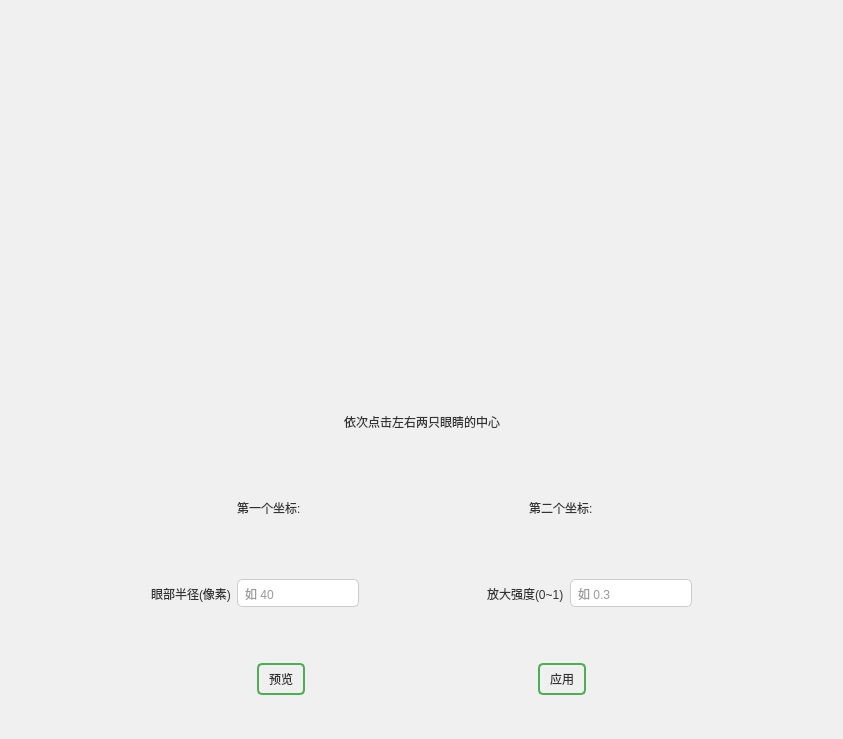
<?xml version="1.0" encoding="UTF-8"?>
<ui version="4.0">
 <class>eye</class>
 <widget class="QWidget" name="eye">
  <property name="geometry">
   <rect>
    <x>0</x>
    <y>0</y>
    <width>843</width>
    <height>739</height>
   </rect>
  </property>
  <property name="windowTitle">
   <string>Form</string>
  </property>
  <property name="styleSheet">
   <string notr="true">/* QPushButton 样式 */
QPushButton {
    background-color: #4CAF50; /* 按钮背景颜色 */
    color: white; /* 文本颜色 */
    border: 2px solid #4CAF50; /* 边框样式 */
    border-radius: 5px; /* 圆角半径 */
    padding: 5px 10px; /* 内边距 */
}

QPushButton:hover {
    background-color: #45a049; /* 鼠标悬停时的背景颜色 */
}

/* QSpacerItem 样式 */
QSpacerItem {
    /* 通常无需样式，仅用于占位 */

}

/* QWidget 样式 */
QWidget {
    background-color: #f0f0f0; /* 背景颜色 */
    color: #333; /* 文本颜色 */
}

/* QLineEdit 样式 */
QLineEdit {
    background-color: #ffffff; /* 设置背景颜色为白色 */
    border: 1px solid #ccc; /* 边框样式 */
    border-radius: 5px; /* 圆角半径 */
    padding: 5px; /* 内边距 */
    color: #333; /* 文本颜色 */
}

QLineEdit:focus {
    border-color: #007BFF; /* 获取焦点时的边框颜色 */
}


/* QMenu 样式 */
QMenu {
    background-color: #f0f0f0; /* 背景颜色 */
    border: 1px solid #ccc; /* 边框样式 */
}

QMenu::item {
    padding: 5px 20px; /* 内边距 */
}

QMenu::item:selected {
    background-color: #007BFF; /* 选中项的背景颜色 */
    color: white; /* 选中项的文本颜色 */
}

/* QAction 样式 */
QAction {
    background-color: transparent; /* 背景颜色透明 */
    color: #333; /* 文本颜色 */
}

QAction:hover {
    background-color: #e0e0e0; /* 鼠标悬停时的背景颜色 */
}

QAction:pressed {
    background-color: #d4d4d4; /* 按下时的背景颜色 */
}

/* QStatusBar 样式 */
QStatusBar {
    background-color: #f0f0f0; /* 背景颜色 */
    color: #333; /* 文本颜色 */
    border-top: 1px solid #ccc; /* 顶部边框样式 */
}

QStatusBar::item {
    border: none; /* 无边框 */
}
</string>
  </property>
  <layout class="QVBoxLayout" name="verticalLayout_2">
   <item>
    <widget class="QLabel" name="imageLabel">
     <property name="text">
      <string/>
     </property>
    </widget>
   </item>
   <item>
    <widget class="QWidget" name="widget_5" native="true">
     <layout class="QVBoxLayout" name="verticalLayout">
      <item>
       <widget class="QWidget" name="widget_3" native="true">
        <layout class="QHBoxLayout" name="horizontalLayout_3">
         <item>
          <spacer name="horizontalSpacer_2">
           <property name="orientation">
            <enum>Qt::Horizontal</enum>
           </property>
           <property name="sizeHint" stdset="0">
            <size>
             <width>289</width>
             <height>20</height>
            </size>
           </property>
          </spacer>
         </item>
         <item>
          <widget class="QLabel" name="label_2">
           <property name="text">
            <string>依次点击左右两只眼睛的中心</string>
           </property>
          </widget>
         </item>
         <item>
          <spacer name="horizontalSpacer">
           <property name="orientation">
            <enum>Qt::Horizontal</enum>
           </property>
           <property name="sizeHint" stdset="0">
            <size>
             <width>288</width>
             <height>20</height>
            </size>
           </property>
          </spacer>
         </item>
        </layout>
       </widget>
      </item>
      <item>
       <widget class="QWidget" name="widget" native="true">
        <layout class="QHBoxLayout" name="horizontalLayout">
         <item>
          <spacer name="horizontalSpacer_3">
           <property name="orientation">
            <enum>Qt::Horizontal</enum>
           </property>
           <property name="sizeHint" stdset="0">
            <size>
             <width>40</width>
             <height>20</height>
            </size>
           </property>
          </spacer>
         </item>
         <item>
          <widget class="QLabel" name="label">
           <property name="text">
            <string>第一个坐标:</string>
           </property>
          </widget>
         </item>
         <item>
          <widget class="QLabel" name="label_first">
           <property name="text">
            <string/>
           </property>
          </widget>
         </item>
         <item>
          <spacer name="horizontalSpacer_4">
           <property name="orientation">
            <enum>Qt::Horizontal</enum>
           </property>
           <property name="sizeHint" stdset="0">
            <size>
             <width>40</width>
             <height>20</height>
            </size>
           </property>
          </spacer>
         </item>
         <item>
          <widget class="QLabel" name="label_3">
           <property name="text">
            <string>第二个坐标:</string>
           </property>
          </widget>
         </item>
         <item>
          <widget class="QLabel" name="label_second">
           <property name="text">
            <string/>
           </property>
          </widget>
         </item>
         <item>
          <spacer name="horizontalSpacer_5">
           <property name="orientation">
            <enum>Qt::Horizontal</enum>
           </property>
           <property name="sizeHint" stdset="0">
            <size>
             <width>40</width>
             <height>20</height>
            </size>
           </property>
          </spacer>
         </item>
        </layout>
       </widget>
      </item>
      <item>
       <widget class="QWidget" name="widget_2" native="true">
        <layout class="QHBoxLayout" name="horizontalLayout_2">
         <item>
          <spacer name="horizontalSpacer_6">
           <property name="orientation">
            <enum>Qt::Horizontal</enum>
           </property>
           <property name="sizeHint" stdset="0">
            <size>
             <width>40</width>
             <height>20</height>
            </size>
           </property>
          </spacer>
         </item>
         <item>
          <widget class="QLabel" name="label_4">
           <property name="text">
            <string>眼部半径(像素)</string>
           </property>
          </widget>
         </item>
         <item>
          <widget class="QLineEdit" name="lineEdit_range">
           <property name="placeholderText">
            <string>如 40</string>
           </property>
          </widget>
         </item>
         <item>
          <spacer name="horizontalSpacer_7">
           <property name="orientation">
            <enum>Qt::Horizontal</enum>
           </property>
           <property name="sizeHint" stdset="0">
            <size>
             <width>40</width>
             <height>20</height>
            </size>
           </property>
          </spacer>
         </item>
         <item>
          <widget class="QLabel" name="label_5">
           <property name="text">
            <string>放大强度(0~1)</string>
           </property>
          </widget>
         </item>
         <item>
          <widget class="QLineEdit" name="lineEdit_increase">
           <property name="placeholderText">
            <string>如 0.3</string>
           </property>
          </widget>
         </item>
         <item>
          <spacer name="horizontalSpacer_8">
           <property name="orientation">
            <enum>Qt::Horizontal</enum>
           </property>
           <property name="sizeHint" stdset="0">
            <size>
             <width>40</width>
             <height>20</height>
            </size>
           </property>
          </spacer>
         </item>
        </layout>
       </widget>
      </item>
      <item>
       <widget class="QWidget" name="widget_4" native="true">
        <layout class="QHBoxLayout" name="horizontalLayout_4">
         <item>
          <spacer name="horizontalSpacer_12">
           <property name="orientation">
            <enum>Qt::Horizontal</enum>
           </property>
           <property name="sizeHint" stdset="0">
            <size>
             <width>40</width>
             <height>20</height>
            </size>
           </property>
          </spacer>
         </item>
         <item>
          <widget class="QPushButton" name="btn_ok">
           <property name="text">
            <string>预览</string>
           </property>
          </widget>
         </item>
         <item>
          <spacer name="horizontalSpacer_13">
           <property name="orientation">
            <enum>Qt::Horizontal</enum>
           </property>
           <property name="sizeHint" stdset="0">
            <size>
             <width>40</width>
             <height>20</height>
            </size>
           </property>
          </spacer>
         </item>
         <item>
          <widget class="QPushButton" name="btn_apply">
           <property name="text">
            <string>应用</string>
           </property>
          </widget>
         </item>
         <item>
          <spacer name="horizontalSpacer_9">
           <property name="orientation">
            <enum>Qt::Horizontal</enum>
           </property>
           <property name="sizeHint" stdset="0">
            <size>
             <width>78</width>
             <height>20</height>
            </size>
           </property>
          </spacer>
         </item>
        </layout>
       </widget>
      </item>
     </layout>
    </widget>
   </item>
  </layout>
 </widget>
 <resources/>
 <connections/>
</ui>
